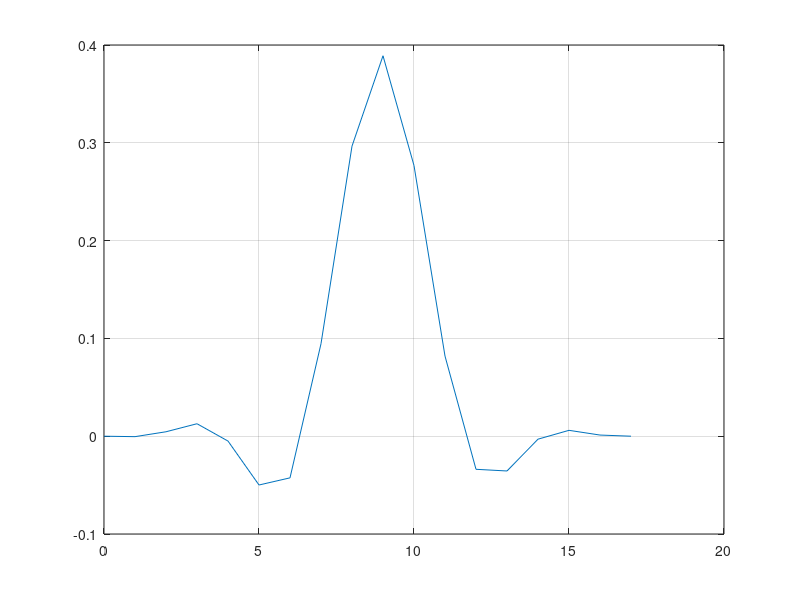

This chart was generated by the following MATLAB code: (Note: this script raises an error after producing the figure.)
fs=359.9;
w_pass=(2*pi*70)/fs;
N=18;
w_stop=(8*pi/N)+w_pass;
alpha=round((N-1)/2);

omega=w_pass;

h=[];
for n=0:N-1
    if n-alpha==0
        h(end+1)=(1/pi)*omega*(cos(omega*0));
        continue;
    end
    A=sin(omega*(n-alpha));
    B=pi*(n-alpha);
    C=1-cos((2*pi*n)/(N-1));
    h(end+1)=(A/B)*(C/2);
    
end
array=0:N-1;
figure 
plot(array,h);
grid on
wvtool(h)
figure 

number=1:N;
[h_FIR,f_FIR]=freqz(h,1,'whole',1000,fs);
N_FIR=round(0.5*length(h_FIR));
plot(f_FIR(1:N_FIR),20*log10(abs(h_FIR(1:N_FIR))));
xlabel('Frequency (Hz)');ylabel('Magnitude (dB)');
grid on;title('Frequency response of FIR filter');
